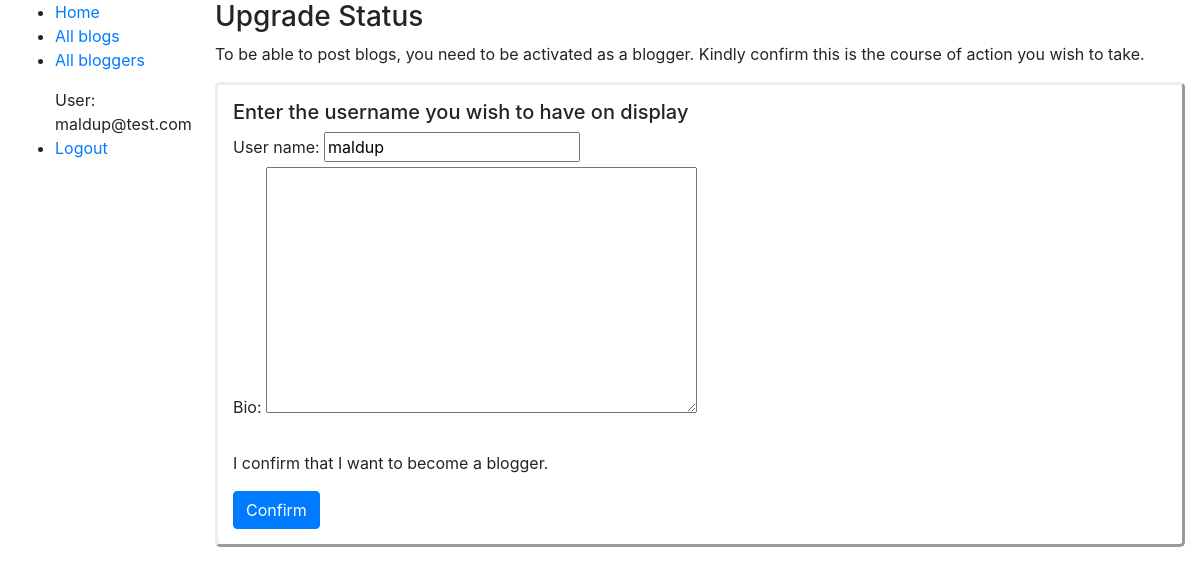
The app's page /blog/upgrade-status (signed in), older data.
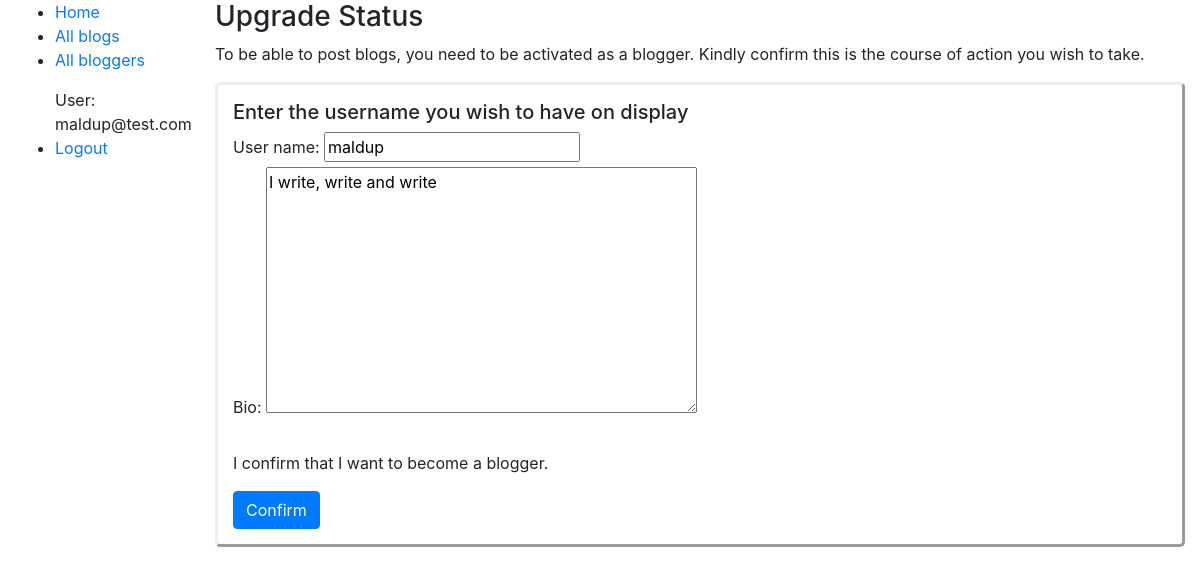
The same page, newer data.
### blog/models.py (models this page shows, shortened)
class User(AbstractBaseUser, PermissionsMixin):
    email = models.EmailField(_("email address"), unique=True)
    user_name = models.CharField(max_length=150, unique=True, help_text=_("Enter pseudonym"))
    first_name = models.CharField(max_length=150)
    last_name = models.CharField(max_length=150)
    start_date = models.DateTimeField(default = timezone.now)
    bio = models.TextField(_("Bio"), max_length=500, blank=True)
    is_staff = models.BooleanField(default=False)
    is_active = models.BooleanField(default = True)
    objects = CustomAccountManager()
    USERNAME_FIELD = 'email'
    REQUIRED_FIELDS = ['user_name', 'first_name', 'last_name']

### blog/views.py (the view, shortened to what this page needs)
# urls.py: path('upgrade-status', views.upgrade_status, name='upgrade-status'),
@login_required()
def upgrade_status(request):
    form = UpgradeToBloggerForm(instance=request.user)
    form = UpgradeToBloggerForm(instance = request.user)
    context = {'form':form}
    return render(request, template_name='blog/upgrade_status.html', context=context)

### blog/forms.py (shortened to what this page needs)
class UpgradeToBloggerForm(UserChangeForm):
   password=None #? This prevents django from thinking that we want to create a new password as well.
   class Meta:
      model = meUser
      fields = ('user_name', 'bio')

### blog/templates/blog/upgrade_status.html (shortened to what this page needs)
{% extends 'base_generic.html' %}
{% block content %}
<h3>Upgrade Status</h3>
<p>To be able to post blogs, you need to be activated as a blogger. Kindly confirm this is the course of action you wish to take.</p>
<div class="form-style">
    <form action="" method="POST">
    <h5> Enter the username you wish to have on display</h5>
    <tr>
        <td style="padding-right:5px">{{form.user_name.label_tag}}</td>
        <td>{{form.user_name}}</td>
    </tr>
    <br>
    <tr>
        <td style="padding-right:5px">{{form.bio.label_tag}}</td>
        <td>{{form.bio}}</td>
    </tr>
    <br><br>
    <p>I confirm that I want to become a blogger.</p>
    <input class="btn btn-primary" type="submit" value="Confirm">
    </form>
</div>
{% endblock content %}

### blog/templates/base_generic.html (shortened to what this page needs)
<!DOCTYPE html>
<html lang="en">
<head>
    <link rel="stylesheet" href="https://cdn.jsdelivr.net/npm/bootstrap@4.5.3/dist/css/bootstrap.min.css">
</head>
<body>
    <div class="container-fluid">
        <div class="row">
            <div class="col-sm-2">
                {% block sidebar %}
                    <ul class="sidebar-nav">
                        <li><a href="{% url 'home' %}">Home</a></li>
                        <li><a href="{% url 'blogs' %}">All blogs</a></li>
                        <li><a href="{% url 'blogger-list' %}">All bloggers</a></li>
                    </ul>
                {%endblock sidebar %}
                <ul class="sidebar-nav">
                    {% if user.is_authenticated%}
                        User: {{user.get_username}}
                        <li><a href="{% url 'logout' %}">Logout</a></li>
                    {% else%}
                        <a href="{% url 'login' %}?next={{request.path}}">Login</a>
                    {% endif %}
                </ul>
            </div>
            <div class="col-sm-10">
                {% block content %}
                {% endblock content %}
            </div>
        </div>
    </div>
</body>
</html>

Row changes from the older to the newer data that the page shows:
changed User "maldup@test.com": bio (not shown) → "I write, write and write"
